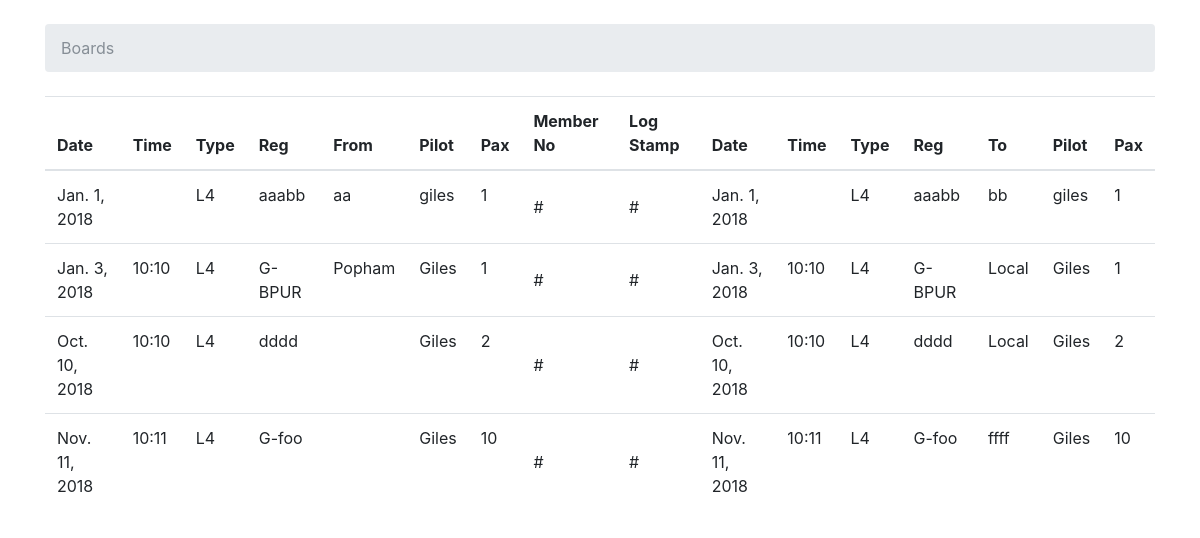
Page /logbook/ on the committed database.
### bookout4/models.py (models this page shows, shortened)
class Logsheet(models.Model):
    pilot = models.CharField(max_length=255)
    logDate = models.DateField()
    logTime = models.CharField(max_length=5)
    logFrom = models.CharField(max_length=30)
    logTo = models.CharField(max_length=30)
    logAircraftType = models.CharField(max_length=20)
    logAircraftReg = models.CharField(max_length=20)
    logPax = models.IntegerField(default=1)
    logDorA = models.CharField(max_length=1)
    logEntryDatetime = models.DateTimeField(auto_now_add=True)
    created_at = models.DateTimeField(auto_now_add=True)
    updated_at = models.DateTimeField(null=True)

### bookout4/views.py (the view)
# urls.py: url(r'^logbook/$', views.logbook, name='logbook'),
def logbook(request):
    logsheet = Logsheet.objects.all()
    return render(request, 'logbook.html', {'logsheet': logsheet})

### templates/logbook.html (shortened to what this page needs)
{% load static %}<!DOCTYPE html>
<html>
  <head>
    <link rel="stylesheet" href="{% static 'css/bootstrap.min.css' %}">
  </head>
  <body>
    <div class="container">
      <ol class="breadcrumb my-4">
        <li class="breadcrumb-item active">Boards</li>
      </ol>
      <table class="table">
        <thead class="thead-inverse">
          <tr>
            <th>Date</th>
            <th>Time</th>
            <th>Type</th>
            <th>Reg</th>
            <th>From</th>
            <th>Pilot</th>
            <th>Pax</th>
            <th>Member No</th>
            <th>Log Stamp</th>
            <th>Date</th>
            <th>Time</th>
            <th>Type</th>
            <th>Reg</th>
            <th>To</th>
            <th>Pilot</th>
            <th>Pax</th>
          </tr>
        </thead>
        <tbody>
          {% for logRow in logsheet %}
            <tr>
              <td>{{ logRow.logDate }}</td>
              <td>{{ logRow.logTime }}</td>
              <td>{{ logRow.logAircraftType }}</td>
              <td>{{ logRow.logAircraftReg }}</td>
              <td>{{ logRow.logFrom }}</td>
              <td>{{ logRow.pilot }}</td>
              <td>{{ logRow.logPax }}</td>
              <td class="align-middle">#</td>
              <td class="align-middle">#</td>
              <td>{{ logRow.logDate }}</td>
              <td>{{ logRow.logTime }}</td>
              <td>{{ logRow.logAircraftType }}</td>
              <td>{{ logRow.logAircraftReg }}</td>
              <td>{{ logRow.logTo }}</td>
              <td>{{ logRow.pilot }}</td>
              <td>{{ logRow.logPax }}</td>
            </tr>
          {% endfor %}
        </tbody>
      </table>
    </div>
  </body>
</html>

### rows in the picture
Logsheet: logDate "Jan. 1, 2018", logAircraftType "L4", logAircraftReg "aaabb", logFrom "aa", pilot "giles", logPax "1", logTo "bb"
Logsheet: logDate "Jan. 3, 2018", logTime "10:10", logAircraftType "L4", logAircraftReg "G-BPUR", logFrom "Popham", pilot "Giles", logPax "1", logTo "Local"
Logsheet: logDate "Oct. 10, 2018", logTime "10:10", logAircraftType "L4", logAircraftReg "dddd", pilot "Giles", logPax "2", logTo "Local"
Logsheet: logDate "Nov. 11, 2018", logTime "10:11", logAircraftType "L4", logAircraftReg "G-foo", pilot "Giles", logPax "10", logTo "ffff"
